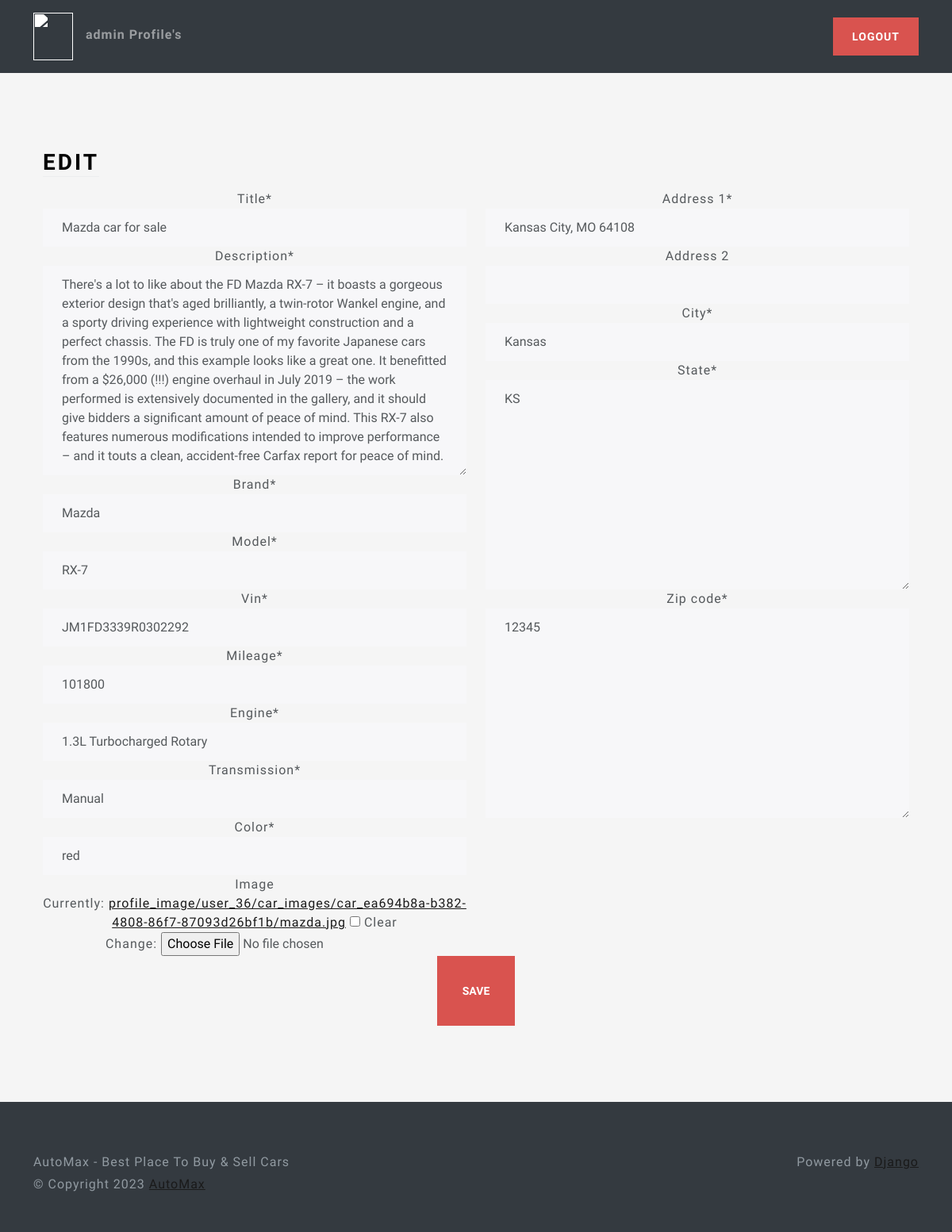
Page /car/ea694b8ab382480886f787093d26bf1b/edit (signed in) on the committed database.
### main/models.py (models this page shows, shortened)
class Car(models.Model):
    id = models.UUIDField(primary_key=True, editable=False, unique=True, default=uuid.uuid4)
    title = models.CharField(max_length=100, null=False, default=None)
    description = models.TextField(null=True)
    brand = models.CharField(max_length=24, default=None,choices=CAR_BRANDS)
    model = models.CharField(max_length=64, default=None)
    vin = models.CharField(max_length=17, default=None)
    mileage = models.IntegerField(default=0)
    engine = models.CharField(max_length=24, default=None)
    transmission = models.CharField(max_length=24, choices=TRANSMISSIONS_OPTIONS, default=None)
    color = models.CharField(max_length=24, default=None)
    created_at = models.DateTimeField(auto_now_add=True)
    update_at = models.DateTimeField(auto_now=True)
    location = models.OneToOneField(Location, on_delete=models.SET_NULL, null=True)
    image = models.ImageField(upload_to=upload_image, null=True, blank=True)
    seller = models.ForeignKey(Profile, on_delete=models.CASCADE)

### users/models.py (models this page shows, shortened)
class Location(models.Model):
    address_1 = models.CharField(max_length=128, blank=True)
    address_2 = models.CharField(max_length=128, blank=True)
    city = models.CharField(max_length=64)
    state = USStateField(default='NY')
    zip_code = USZipCodeField(null=True)

### main/views.py (the view)
# urls.py: path('car/<str:car_id>/edit', edit_view, name='edit_car'),
@login_required
def edit_view(request, car_id):
    try:
        car = get_object_or_404(Car, id=car_id)
        if car is None:
            raise Exception
        if request.method == 'POST':
            listing_form = AddCarForm(request.POST, request.FILES, instance=car)
            location_form = LocationForm(request.POST, instance=car.location)
            if listing_form.is_valid() and location_form.is_valid():
                listing_form.save()
                location_form.save()
                messages.info(
                        request, f'Updating Successfully!')
                return redirect('home')
            else:
                messages.error(request, 'an error happen when edit the data')
                return reload()
        else:
            listing_form = AddCarForm(instance=car)
            location_form = LocationForm(instance=car.location)
            return render(request, 'main/edit_car.html', {
                'location_form': location_form,
                'listing_form': listing_form,
            })
    except Exception as e:
        messages.error(request, f'an error happen when edit the data {e}')
        return redirect('home')

### users/forms.py
class LocationForm(forms.ModelForm):
    address_1 = forms.CharField(max_length=128, required=True)
    class Meta:
        model= Location
        fields = (
            'address_1',
            'address_2',
            'city',
            'state',
            'zip_code'
        )

### main/forms.py
class AddCarForm(forms.ModelForm):
    class Meta:
        model = Car
        fields = (
            'title',
            'description',
            'brand',
            'model',
            'vin',
            'mileage',
            'engine',
            'transmission',
            'color',
            'image'
            )

### main/templates/main/edit_car.html (shortened to what this page needs)
{% extends 'base/base.html' %}
{% load static %}
{% load crispy_forms_tags %}
{% block 'body' %}
<div class="container-fluid text-center py-5">
    <div class="container px-4 py-5">
        <div class="row g-4">
            <div class="col d-flex align-items-start">
                <div>
                    <h2 class="mb-3 border-bottom" style="color: black">Edit</h2>
                </div>
            </div>
        </div>
        <form action="" method="post" enctype="multipart/form-data">
            <div class="row">
                <div class="col-6">
                    {{ listing_form|crispy }}
                </div>
                <div class="col-6">
                    {{ location_form|crispy }}
                </div>
            </div>
            <button class="btn btn-lg btn-danger" type="submit">Save</button>
        </form>
    </div>
</div>
{% endblock %}

### main/templates/base/base.html (shortened to what this page needs)
{% load static %}
<!DOCTYPE html>
<html lang="en" class="h-100">
<head>
    <link href="{% static 'css/bootstrap.min.css' %}" rel="stylesheet">
    <link href="{% static 'css/style.css' %}" rel="stylesheet">
</head>
<body>
    {% block 'header' %}
    <header class="p-3 bg-dark text-white w-100 nav-masthead">
        <div class="container">
            <div class="d-flex flex-wrap align-items-center justify-content-center justify-content-lg-start">
                <a href="{% url 'home' %}"
                    class="d-flex align-items-center mb-2 mb-lg-0 text-white text-decoration-none">
                    <img class="bi me-2" style='filter:brightness(0) invert(1);' width="50" height="60" src="{% static 'images/png/logo-no-background.png' %}"
                        aria-label="Bootstrap">
                </a>
                {% if request.user.is_authenticated %}
                <ul class="nav col-12 col-lg-auto me-lg-auto mb-2 justify-content-center mb-md-0">
                    <li>
                        <a href="{% url 'profile' %}" class="nav-link px-2">{{request.user}} Profile's</a>
                    </li>
                </ul>
                <div class="text-end">
                    <a type="button" href="{% url 'logout' %}" class="btn btn-danger">Logout</a>
                </div>
                {% endif %}
            </div>
        </div>
    </header>
    {% endblock %}
    {% block 'body' %}
    {% endblock %}
</body>
{% block 'footer' %}
<footer class="footer text-muted bg-dark py-5">
    <div class="container">
        <p class="float-end mb-1">Powered by <a href="https://www.djangoproject.com/">Django</a></p>
        <p class="mb-1">AutoMax - Best Place To Buy & Sell Cars</p>
        <p class="mb-0">© Copyright {% now 'Y' %} <a href="">AutoMax</a></p>
    </div>
</footer>
{% endblock %}
</html>

### main/static/css/style.css (style rules this page uses)
html, body { height: 100%; }
body { align-items: center; padding-bottom: 40px; background-color: #f5f5f5; }
.h2, h2 { color: white; }
.nav-masthead .nav-link { padding: .25rem 0; font-weight: 700; color: rgba(255, 255, 255, .5); background-color: transparent; border-bottom: .25rem solid transparent; }

### rows in the picture
Car: title "Mazda car for sale", description "There's a lot to like about the FD Mazda RX-7 – it boasts a gorgeous exterior design that's aged brilliantly, a twin-rotor Wankel engine, and a sporty driving experience with lightweight construction and a perfect chassis. The FD is truly one of my favorite Japanese cars from the 1990s, and this example looks like a great one. It benefitted from a $26,000 (!!!) engine overhaul in July 2019 – the work performed is extensively documented in the gallery, and it should give bidders a significant amount of peace of mind. This RX-7 also features numerous modifications intended to improve performance – and it touts a clean, accident-free Carfax report for peace of mind.", brand "Mazda", model "RX-7", vin "JM1FD3339R0302292", mileage "101800", engine "1.3L Turbocharged Rotary", transmission "Manual", color "red"
Location: address_1 "Kansas City, MO 64108", city "Kansas", state "KS", zip_code "12345"

### other values in the picture
{{ request.user }} "admin"
